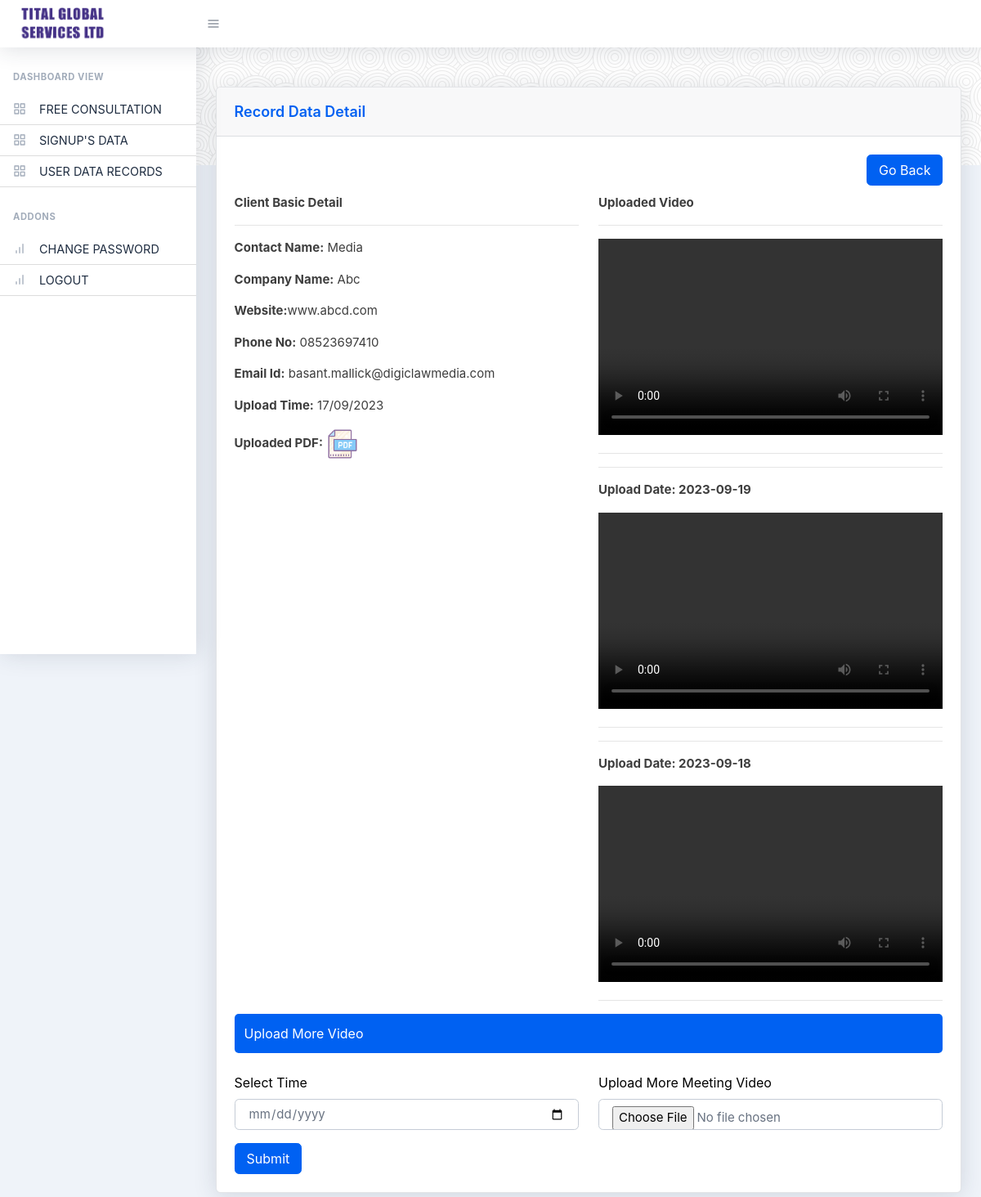
The app's page /admin/record-data-view.php?id=7 (signed in) with its own data.
### tables this page shows
CREATE TABLE `book` (
  `id` int(11) NOT NULL,
  `name` varchar(120) NOT NULL,
  `comp_name` varchar(120) NOT NULL,
  `email` varchar(120) NOT NULL,
  `phone` varchar(20) NOT NULL,
  `website` varchar(120) NOT NULL,
  `bdate` varchar(50) NOT NULL,
  `btime` varchar(20) NOT NULL,
  `remarks` text NOT NULL,
  `rdate` varchar(50) NOT NULL
);

CREATE TABLE `UDatarecords` (
  `udrid` int(11) NOT NULL,
  `udate` varchar(120) NOT NULL,
  `comp_name` varchar(120) NOT NULL,
  `pdf` varchar(120) NOT NULL,
  `video` varchar(255) NOT NULL,
  `created_date` timestamp NOT NULL DEFAULT current_timestamp()
);

CREATE TABLE `uvideos` (
  `vid` int(11) NOT NULL,
  `consultation_id` int(11) NOT NULL,
  `videos` varchar(255) NOT NULL,
  `up_date` varchar(25) NOT NULL,
  `regdata` timestamp NOT NULL DEFAULT current_timestamp() ON UPDATE current_timestamp()
);

### admin/record-data-view.php (the view, shortened to what this page needs)
<?php
require('../include/config.php');
include 'include/header.php';
 $id = $_GET["id"];
 $sql = "SELECT * FROM UDatarecords WHERE udrid='$id'";
 $result = $conn->query($sql);
   $row = $result->fetch_assoc();
   $cname = $row['comp_name'];
  $crow = mysqli_fetch_assoc(mysqli_query($conn,"SELECT * FROM `book` WHERE comp_name='$cname' ORDER BY id DESC LIMIT 1"));
?>
            <div id="layoutSidenav_content">
                <main>
                    <header class="page-header page-header-dark bg-gradient-primary-to-secondary pb-10">
                        <div class="container">
                            <div class="page-header-content pt-4">
                            </div>
                        </div>
                    </header>
                    <div class="container mt-n10">
                            <div class="card mb-4">
                            <div class="card-header">Record Data Detail</div>
                            <div class="card-body detail-client">
                                <div class="add-packages">
                                    <a href="user-data.php"><button class="btn pull-right btn-primary" type="button">Go Back</button></a>
                                    <br>
                                    <br>
                                </div>
                                <div class="row">
                                <div class="col-md-6">
                                    <p><b>Client Basic Detail</b></p>
                                    <hr>
                                    <p><b>Contact Name:</b> <?php echo $crow['name'];?></p>
                                    <p><b>Company Name:</b> <?php echo $row['comp_name'];?></p>
                                    <p><b>Website:</b><?php echo $crow['website'];?></p>
                                    <p><b>Phone No:</b> <?php echo $crow['phone'];?></p>
                                    <p><b>Email Id:</b> <?php echo $crow['email'];?></p>
                                    <p><b>Upload Time:</b> <?php echo $row['udate'];?></p>
                                    <p class="pdf-main"><b>Uploaded PDF:</b> <a href="udata/pdf/<?php echo $row['pdf'];?>"><img src="images-main/pdf.png"></a></p>
                                    </div>
                                    <div class="col-md-6">
                                    <p><b>Uploaded Video</b></p>
                                        <hr>
                                            <video width="100%" height="240" controls>
                                              <source src="udata/video/<?php echo $row['video'];?>" type="video/mp4">
                                            </video>
                                            <hr>
                                              <?php
                                                    $sql = "SELECT * FROM `uvideos` WHERE consultation_id='$id' ORDER BY vid DESC";
                                                    $vresult = $conn->query($sql);
                                                    if ($vresult->num_rows > 0) {
                                                        while($vrow = $vresult->fetch_assoc()) {
                                                        ?>
                                                            <hr>
                                                            <p><b>Upload Date: <?php echo $vrow['up_date'];?></b></p>
                                                                <video width="100%" height="240" controls>
                                                                  <source src="udata/video/<?php echo $vrow['videos'];?>" type="video/mp4">
                                                                </video>
                                                            <hr>
                                             <?php } } ?>
                                    </div>
                                </div>
                                <div class="upload-more-video">Upload More Video</div>
                                <br>
                                    <form class="row label-color" method="post" action="more-videos.php" enctype="multipart/form-data">
                                    <div class="col-md-6 form-group">
                                        <label>Select Time</label>
                            <input type="date" class="form-control" name="udate" id="book_date" placeholder="Date" required="">
                        </div>
                                    <div class="col-md-6">
                                    <div class="form-group">
                                    <label>Upload More Meeting Video</label>
                                    <input type="file" class="form-control" id="customFile" name="video" required />
                                    </div>
                                    </div>
                                    <div class="col-md-12">
                                            <button class="btn btn-primary" type="submit" name="subm">Submit</button>
                                    </div>
                                    </form>
                            </div>
                            </div>
                    </div>
                </main>
                <?php
include 'include/footer.php';
?>

### admin/record-data-view.php (style rules this page uses)
.upload-more-video { background-color: #0061f2; padding: 12px; color: #fff; border-radius: 5px; }
.label-color label { color:#000!important; }

### records on screen
book: name "Media", website "www.abcd.com", phone "08523697410", email "basant.mallick@digiclawmedia.com"
udatarecords: comp_name "Abc", udate "17/09/2023"
uvideos: up_date "2023-09-19"
uvideos: up_date "2023-09-18"
